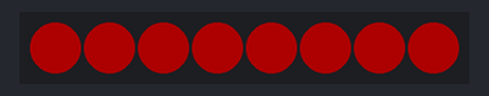
Bench run of a sketch on a simulated ESP32. Shown: 8 RGB LEDs in strip order, left to right. Dim RGB values are drawn brighter than linear; the strip is taken to match the declared colour order.

Above: at 0.1 s.
At 0.6 s:
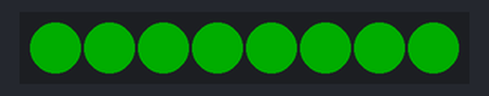
At 1.1 s:
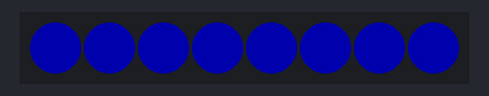
Timing chart, 0 to 130.0 s (numbered marks = the images above):
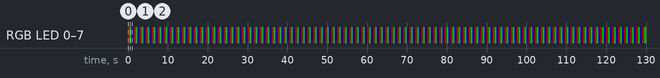

The sketch:

05_ws2812_test.ino
```cpp
#include <Adafruit_NeoPixel.h>

#define PIN 5
#define NUMPIXELS 8

Adafruit_NeoPixel pixels(NUMPIXELS, PIN, NEO_RGB + NEO_KHZ800);

void setup() {
  pixels.begin();
  pixels.setBrightness(50);
}

void loop() {
  // 紅色
  for(int i=0; i<NUMPIXELS; i++) pixels.setPixelColor(i, pixels.Color(255, 0, 0));
  pixels.show();
  delay(500);

  // 綠色
  for(int i=0; i<NUMPIXELS; i++) pixels.setPixelColor(i, pixels.Color(0, 255, 0));
  pixels.show();
  delay(500);

  // 藍色
  for(int i=0; i<NUMPIXELS; i++) pixels.setPixelColor(i, pixels.Color(0, 0, 255));
  pixels.show();
  delay(500);
}
```

Measured:
- by itself, RGB LED 0–7: repeats every 1.5 s: RGB(0, 50, 0) 0.50 s, RGB(0, 0, 50) 0.50 s, RGB(50, 0, 0) 0.50 s
- by itself, everything shown: repeats every 1.5 s, in 3 steps
- what the display in image 1 shows lasts 0.5 s, from 0.5 s to 1.0 s
